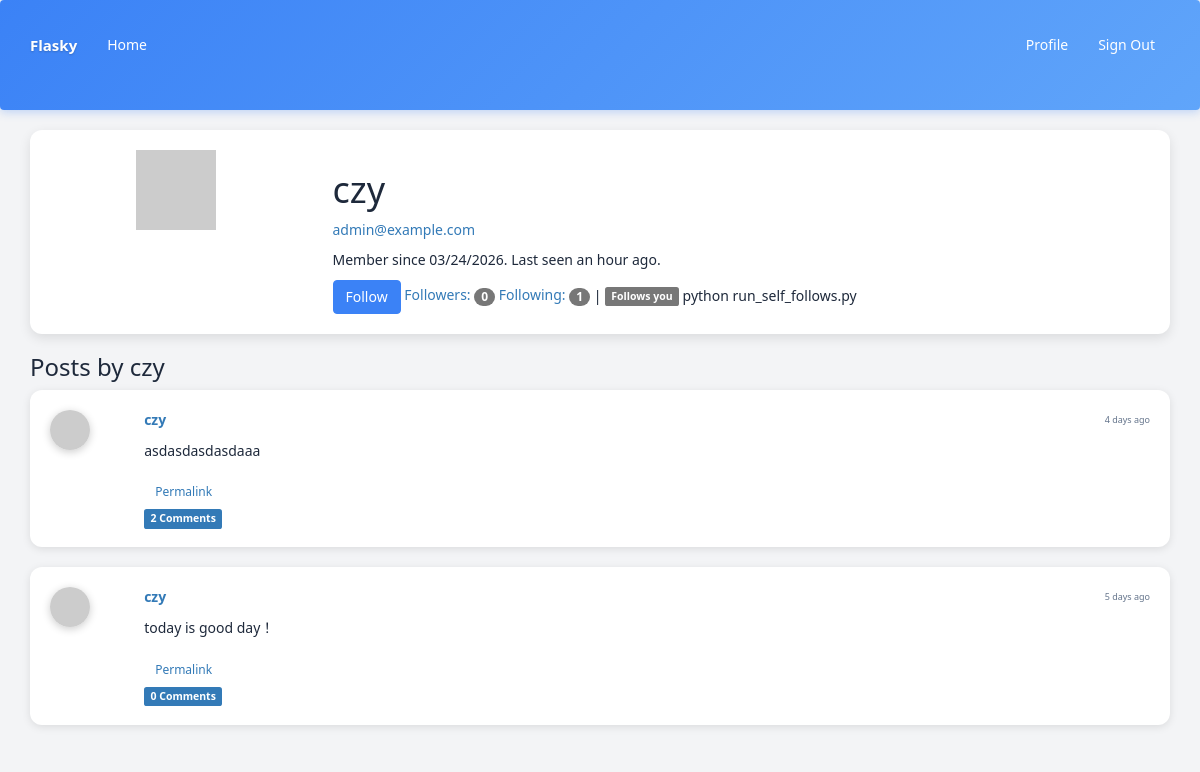
Page /user/czy (signed in) on the committed database.
### app/models.py (models this page shows, shortened)
class User(UserMixin, db.Model):
    __tablename__ = 'users'
    id = db.Column(db.Integer, primary_key = True)
    email = db.Column(db.String(64), unique=True, index=True)
    username = db.Column(db.String(64), unique=True, index=True)
    password_hash = db.Column(db.String(128))
    role_id = db.Column(db.Integer, db.ForeignKey('roles.id'))
    name = db.Column(db.String(64))
    location = db.Column(db.String(64))
    about_me = db.Column(db.Text())
    member_since = db.Column(db.DateTime(), default=datetime.utcnow)
    last_seen = db.Column(db.DateTime(), default=datetime.utcnow)
    avatar_hash = db.Column(db.String(32))
    posts = db.relationship('Post', backref='author', lazy='dynamic')
    comments = db.relationship('Comment', backref='author', lazy='dynamic')
    followed = db.relationship('Follow', foreign_keys=[Follow.follower_id], backref=db.backref('follower', lazy='joined'), lazy='dynamic', cascade='all, delete-orphan')
    followers = db.relationship('Follow', foreign_keys=[Follow.followed_id], backref=db.backref('followed', lazy='joined'), lazy='dynamic', cascade='all, delete-orphan')
    def is_following(self, user):
        return self.followed.filter_by(followed_id=user.id).first() is not None
    def ping(self):
        self.last_seen = datetime.utcnow()
        db.session.add(self)
    def can(self, permissions):
        return self.role is not None and (self.role.permissions & permissions) == permissions
    def is_administrator(self):
        return self.can(Permission.ADMINISTER)
    def gravatar(self, size=100, default='identicon', rating='g'):
        if request.is_secure:
            url = 'https://secure.gravatar.com/avatar'
        else:
            url = 'http://www.gravatar.com/avatar'
        hash = self.avatar_hash or hashlib.md5(self.email.encode('utf-8')).hexdigest()
        return '{url}/{hash}?s={size}&d={default}&r={rating}'.format(url=url, hash=hash, size=size, default=default, rating=rating)
    @property
    def password(self):
        raise AttributeError('password is not a readable attribute')

class Post(db.Model):
    __tablename__ = 'posts'
    id = db.Column(db.Integer, primary_key=True)
    body = db.Column(db.Text)
    timestamp = db.Column(db.DateTime, index=True, default=datetime.utcnow)
    author_id = db.Column(db.Integer, db.ForeignKey('users.id'))
    body_html = db.Column(db.Text)
    comments = db.relationship('Comment', backref='post', lazy='dynamic')

### app/main/views.py (the view)
@main.route('/user/<username>')
def user(username):
    user = User.query.filter_by(username=username).first()
    if user is None:
        abort(404)
    posts = user.posts.order_by(Post.timestamp.desc()).all()
    return render_template('user.html', user=user, posts=posts)

### app/__init__.py (called while the page is built)
@login_manager.user_loader
def load_user(user_id):
    from .models import User
    return User.query.get(int(user_id))

def create_app(config_name='default'):
    app = Flask(__name__)
    app.config.from_object(config[config_name])
    config[config_name].init_app(app)
    bootstrap.init_app(app)
    moment.init_app(app)
    db.init_app(app)
    login_manager.init_app(app)
    csrf.init_app(app)
    migrate.init_app(app, db)
    pagedown.init_app(app)
    from .main import main as main_blueprint
    app.register_blueprint(main_blueprint)
    from .models import Permission
    @app.context_processor
    def inject_permissions():
        return dict(Permission=Permission)
    from .auth import auth as auth_blueprint
    app.register_blueprint(auth_blueprint, url_prefix='/auth')
    from .models import AnonymousUser
    login_manager.anonymous_user = AnonymousUser
    return app

### app/auth/views.py (called while the page is built)
@auth.before_app_request
def before_request():
    if current_user.is_authenticated:
        current_user.ping()

### app/templates/user.html (shortened to what this page needs)
{% extends "base.html" %}
{% block page_content %}
<div class="card">
    <div class="row">
        <div class="col-md-3">
            <div class="text-center">
                <img class="profile-thumbnail" src="{{ user.gravatar(size=200) }}">
            </div>
        </div>
        <div class="col-md-9">
            <h1>{{ user.username }}</h1>
            {% if current_user.is_administrator %}
            <p><a href="mailto:{{ user.email }}">{{ user.email }}</a></p>
            {% endif %}
            <p>
                Member since {{ moment(user.member_since).format('L') }}.
                Last seen {{ moment(user.last_seen).fromNow() }}.
            </p>
            {% if current_user.can(Permission.FOLLOW) and user != current_user %}
                {% if not current_user.is_following(user) %}
                <a href="{{ url_for('.follow', username=user.username) }}"
                    class="btn btn-primary">Follow</a>
                {% else %}
                <a href="{{ url_for('.unfollow', username=user.username) }}"
                    class="btn btn-default">Unfollow</a>
                {% endif %}
            {% endif %}
            <a href="{{ url_for('.followers', username=user.username) }}">
                Followers: <span class="badge">{{ user.followers.count()}}</span>
            </a>
            <a href="{{ url_for('.followed_by', username=user.username) }}">
                 Following: <span class="badge">{{ user.followed.count()}}</span>
            </a>
            {% if current_user.is_authenticated and user != current_user and user.is_following(current_user) %}
            | <span class="label label-default">Follows you</span> python run_self_follows.py
            {% endif %}
        </div>
    </div>
</div>
<div class="mt-5">
    <h3>Posts by {{ user.username }}</h3>
    {% include '_posts.html' %}
</div>
{% endblock %}

### app/templates/_posts.html (shortened to what this page needs)
<div class="posts">
    {% for post in posts %}
    <div class="post card">
        <div class="row">
            <div class="col-md-1">
                <div class="profile-thumbnail">
                    <a href="{{ url_for('.user', username=post.author.username) }}">
                        <img src="{{ post.author.gravatar(size=40) }}">
                    </a>
                </div>
            </div>
            <div class="col-md-11">
                <div class="post-header">
                    <div class="post-author">
                        <a href="{{ url_for('.user', username=post.author.username) }}">
                            {{ post.author.username }}
                        </a>
                    </div>
                    <div class="post-date">{{ moment(post.timestamp).fromNow() }}</div>
                </div>
                <div class="post-body">
                    {% if post.body_html %}
                        {{ post.body_html | safe }}
                    {% else %}
                        {{ post.body }}
                    {% endif %}
                </div>
                <div class="post-footer mt-2">
                    <a href="{{ url_for('.post', id=post.id) }}" class="btn btn-sm btn-outline-primary mr-2">
                        Permalink
                    </a>
                </div>
                <a href="{{ url_for('.post', id=post.id) }}#comments">
                    <span class="label label-primary">
                        {{ post.comments.count() }} Comments
                    </span>
                </a>
            </div>
        </div>
    </div>
    {% endfor %}
</div>

### app/templates/base.html (style rules this page uses)
:root { --primary-color: #3b82f6; --secondary-color: #ec4899; --accent-color: #f97316; --light-color: #f3f4f6; --dark-color: #1e293b; --card-bg: #ffffff; --border-color: #e2e8f0; }
body { font-family: 'Segoe UI', Tahoma, Geneva, Verdana, sans-serif; background-color: var(--light-color); color: var(--dark-color); }
.card { background-color: var(--card-bg); border-radius: 12px; box-shadow: 0 4px 12px rgba(0, 0, 0, 0.1); padding: 20px; margin-bottom: 20px; transition: all 0.3s ease; }
.btn-primary { background-color: var(--primary-color); border-color: var(--primary-color); transition: all 0.3s ease; }
.post { background-color: var(--card-bg); border-radius: 12px; padding: 20px; margin-bottom: 20px; box-shadow: 0 2px 8px rgba(0, 0, 0, 0.1); transition: all 0.3s ease; }
.post-header { display: flex; justify-content: space-between; align-items: center; margin-bottom: 10px; }
.post-author { font-weight: bold; color: var(--primary-color); }
.post-date { color: #64748b; font-size: 0.9rem; }
.post-body { margin-top: 10px; line-height: 1.6; }
.post-footer { margin-top: 15px; }
.profile-thumbnail img { border-radius: 50%; box-shadow: 0 2px 8px rgba(0, 0, 0, 0.2); transition: all 0.3s ease; width: 40px; height: 40px; object-fit: cover; }
.profile-thumbnail { display: inline-block; }
.profile-thumbnail img { border-radius: 50%; box-shadow: 0 2px 8px rgba(0, 0, 0, 0.2); transition: all 0.3s ease; }

### rows in the picture
User: username "czy", email "admin@example.com", member_since "03/24/2026", last_seen "an hour ago"
Post: author.username "czy", timestamp "4 days ago", body_html "asdasdasdasdaaa", comments.count "2"
Post: author.username "czy", timestamp "5 days ago", body "today is good day！", comments.count "0"

### other values in the picture
{{ user.followers.count() }} "0"
{{ user.followed.count() }} "1"
